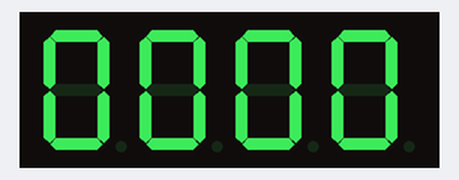
This sketch was run on a simulated Arduino Uno, built with avr-gcc and run on an emulated ATmega328P. Shown: 4-digit seven-segment display. Wiring (inferred from the names in the program): 4-digit 7-segment display, segments lit when LOW: segments pin 2, pin 3, pin 4, pin 5, pin 6, pin 7, pin 8; digit selects pin 13, pin 12, pin 11, pin 10. The segment pins are drawn as the display they are named for.

Above: at 0.1 s.
At 4.4 s:
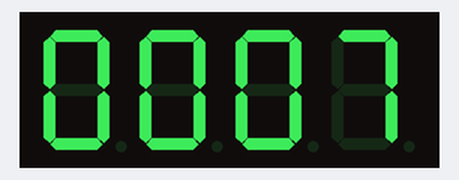
At 9.8 s:
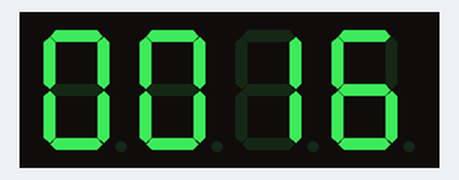
At 19.0 s:
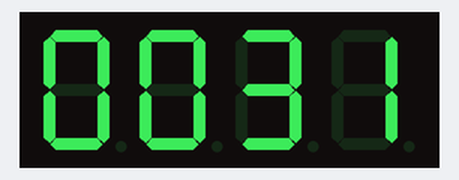
At 28.1 s:
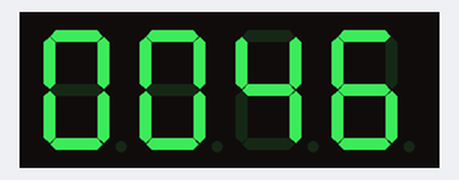
At 39.0 s:
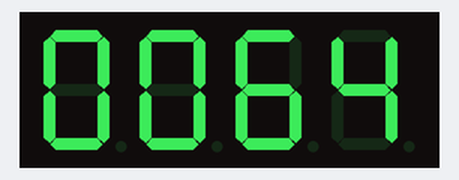

The sketch:

four_counter.ino
```cpp
#define A 2
#define B 3
#define C 4
#define D 5
#define E 6
#define F 7
#define G 8
// Pins driving common anodes
#define CA1 10
#define CA2 11
#define CA3 12
#define CA4 13

// Pins for A B C D E F G, in sequence
const int segs[7] = {2,3,4,5,6,7,8};

// Segments that make each number
const byte numbers[10] ={0b1000000,0b1111001,0b0100100,0b0110000,0b0011001,0b0010010,0b0000010,0b1111000,0b0000000,0b0010000};


void setup()
{
  pinMode(2, OUTPUT);
  pinMode(3, OUTPUT);
  pinMode(4, OUTPUT);
  pinMode(5, OUTPUT);
  pinMode(6, OUTPUT);
  pinMode(7, OUTPUT);
  pinMode(8, OUTPUT);
  pinMode(10, OUTPUT);
  pinMode(11, OUTPUT);
  pinMode(12, OUTPUT);
  pinMode(13, OUTPUT);
}

void loop()
{
  for (int digit1=0; digit1 < 10; digit1++)
    {
      for (int digit2=0; digit2 < 10; digit2++)
        {
          for (int digit3=0; digit3 < 10; digit3++)
            {
              for (int digit4=0; digit4 < 10; digit4++)
                {
                    unsigned long startTime = millis();
                    for (unsigned long elapsed=0; elapsed < 600; elapsed = millis() - startTime)
                      {
                          lightDigit1(numbers[digit1]);
                          delay(5);
                          lightDigit2(numbers[digit2]);
                          delay(5);
                          lightDigit3(numbers[digit3]);
                          delay(5);
                          lightDigit4(numbers[digit4]);
                          delay(5);
                      }
                }
            }
      }
    }
}

void lightDigit1(byte number)
{
  digitalWrite(CA1, HIGH);
  digitalWrite(CA2, HIGH);
  digitalWrite(CA3, HIGH);
  digitalWrite(CA4, LOW);
  lightSegments(number);
 }

void lightDigit2(byte number)
{
  digitalWrite(CA1, HIGH);
  digitalWrite(CA2, HIGH);
  digitalWrite(CA3, LOW);
  digitalWrite(CA4, HIGH);
  lightSegments(number);
}

void lightDigit3(byte number)
{
  digitalWrite(CA1, HIGH);
  digitalWrite(CA2, LOW);
  digitalWrite(CA3, HIGH);
  digitalWrite(CA4, HIGH);
  lightSegments(number);
}

void lightDigit4(byte number)
{
  digitalWrite(CA1, LOW);
  digitalWrite(CA2, HIGH);
  digitalWrite(CA3, HIGH);
  digitalWrite(CA4, HIGH);
  lightSegments(number);

}

void lightSegments(byte number)
{
  for (int i = 0;i < 7;i++)
  {
    int bit = bitRead(number, i);
    digitalWrite(segs[i], bit);
  }
}
```

Measured:
- what the display in image 0 shows lasts 0.7 s, from 0.0 s to 0.7 s
